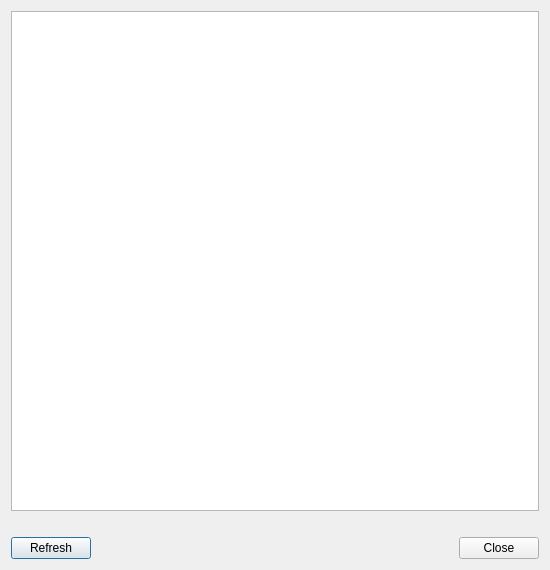
<?xml version="1.0" encoding="UTF-8"?>
<ui version="4.0">
 <class>HostTelemetryDialog</class>
 <widget class="QDialog" name="HostTelemetryDialog">
  <property name="geometry">
   <rect>
    <x>0</x>
    <y>0</y>
    <width>550</width>
    <height>570</height>
   </rect>
  </property>
  <property name="windowTitle">
   <string>Telemetry</string>
  </property>
  <property name="modal">
   <bool>true</bool>
  </property>
  <layout class="QVBoxLayout" name="verticalLayout">
   <item>
    <widget class="QTreeView" name="tree_telemetry">
     <property name="indentation">
      <number>20</number>
     </property>
     <property name="rootIsDecorated">
      <bool>false</bool>
     </property>
     <property name="uniformRowHeights">
      <bool>true</bool>
     </property>
     <property name="itemsExpandable">
      <bool>false</bool>
     </property>
    </widget>
   </item>
   <item>
    <widget class="QLabel" name="label_message">
     <property name="alignment">
      <set>Qt::AlignmentFlag::AlignCenter</set>
     </property>
     <property name="wordWrap">
      <bool>true</bool>
     </property>
    </widget>
   </item>
   <item>
    <layout class="QHBoxLayout" name="layout_buttons">
     <item>
      <widget class="QPushButton" name="button_refresh">
       <property name="text">
        <string>Refresh</string>
       </property>
      </widget>
     </item>
     <item>
      <widget class="DialogButtonBox" name="button_box">
       <property name="standardButtons">
        <set>QDialogButtonBox::StandardButton::Close</set>
       </property>
      </widget>
     </item>
    </layout>
   </item>
  </layout>
 </widget>
 <customwidgets>
  <customwidget>
   <class>DialogButtonBox</class>
   <extends>QDialogButtonBox</extends>
   <header>common/desktop/dialog_button_box.h</header>
  </customwidget>
 </customwidgets>
 <resources/>
 <connections/>
</ui>
